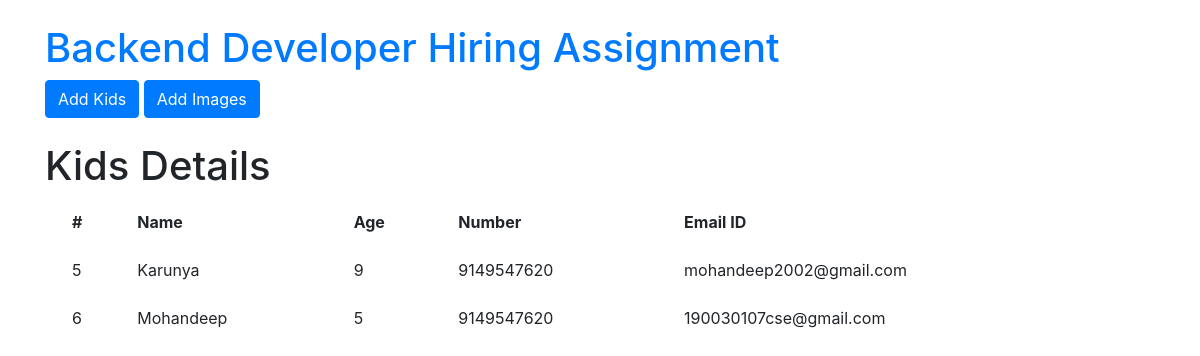
The page / on the database its author committed.
### kids/models.py (models this page shows, shortened)
class Kid(models.Model):
    kid_id = models.AutoField(primary_key=True)
    kid_name = models.CharField(max_length=30)
    kid_age = models.IntegerField()
    phone_regex = RegexValidator(regex=r'^\+?1?\d{9,15}$',
                                 message="Phone number must be entered in the format: '+999999999'. Up to 15 digits allowed.")
    phone_number = models.CharField(validators=[phone_regex], max_length=17, blank=False)
    parents_email_id = models.EmailField()

### kids/views.py (the view)
# urls.py: 2. Add a URL to urlpatterns:  path('', views.home, name='home')
def home(request):
    all_kids = Kid.objects.all()
    return render(request, "index.html", {'data': all_kids})

### kids/templates/index.html (shortened to what this page needs)
<!DOCTYPE html>
<html lang="en">
  <head>
    <link
      rel="stylesheet"
      href="https://cdn.jsdelivr.net/npm/bootstrap@4.3.1/dist/css/bootstrap.min.css"
    />
  </head>
  <body>
    <div class="container">
      <br />
      <a href="{% url 'home' %}"
        ><h1>Backend Developer Hiring Assignment</h1></a
      >
      <a class="btn btn-primary" href="{% url 'add_kids' %}" role="button"
        >Add Kids</a
      >
      <a class="btn btn-primary" href="{% url 'add_images' %}" role="button"
        >Add Images</a
      >
    </div>
    <br />
    <div class="container">
      {% block content %}
      <h1>Kids Details</h1>
      <div class="container">
        <table class="table table-borderless">
          <thead>
            <tr>
              <th scope="col">#</th>
              <th scope="col">Name</th>
              <th scope="col">Age</th>
              <th scope="col">Number</th>
              <th scope="col">Email ID</th>
            </tr>
          </thead>
          <tbody>
            {% for d in data %}
            <tr>
              <td scope="row">{{ d.kid_id }}</td>
              <td>{{ d.kid_name }}</td>
              <td>{{ d.kid_age }}</td>
              <td>{{ d.phone_number }}</td>
              <td>{{ d.parents_email_id }}</td>
            </tr>
            {% endfor %}
          </tbody>
        </table>
      </div>
      {% endblock %}
    </div>
  </body>
</html>

### rows shown on the page
Kid: kid_id "5", kid_name "Karunya", kid_age "9", phone_number "9149547620", parents_email_id "mohandeep2002@gmail.com"
Kid: kid_id "6", kid_name "Mohandeep", kid_age "5", phone_number "9149547620", parents_email_id "190030107cse@gmail.com"
